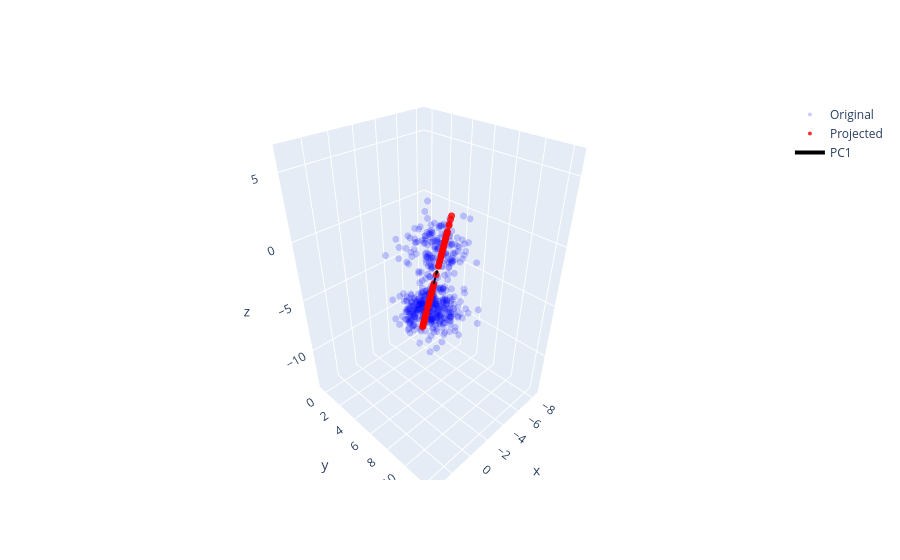

The code cell stored with this chart in its notebook:
### Markdown cell above
To project it down to 1D:

### Code cell
fig = go.Figure()

fig.add_trace(go.Scatter3d(
    x=X[:, 0], y=X[:, 1], z=X[:, 2],
    mode='markers',
    marker=dict(size=4, opacity=0.2, color='blue'),
    name='Original'
))

fig.add_trace(go.Scatter3d(
    x=X_projected1[:, 0], y=X_projected1[:, 1], z=X_projected1[:, 2],
    mode='markers',
    marker=dict(size=4, opacity=0.8, color='red'),
    name='Projected'
))

for i, vec in enumerate(pca1.components_):
    fig.add_trace(go.Scatter3d(
        x=[pca1.mean_[0], pca1.mean_[0] + vec[0]*5],
        y=[pca1.mean_[1], pca1.mean_[1] + vec[1]*5],
        z=[pca1.mean_[2], pca1.mean_[2] + vec[2]*5],
        mode='lines+markers',
        marker=dict(size=2, color='black'),
        line=dict(width=4),
        name=f'PC{i+1}'
    ))

fig.show()

### Figure 1 — Plotly figure (JSON) as saved in the notebook; plotly's stock layout.template omitted (floating-point values rounded to 4 significant figures; data arrays with more than 128 entries replaced by an {"elided": "..."} marker saying what was removed)
{"data": [{"marker": {"color": "blue", "opacity": 0.2, "size": 4}, "mode": "markers", "name": "Original", "type": "scatter3d", "x": {"elided": "500 float values"}, "y": {"elided": "500 float values"}, "z": {"elided": "500 float values"}}, {"marker": {"color": "red", "opacity": 0.8, "size": 4}, "mode": "markers", "name": "Projected", "type": "scatter3d", "x": {"elided": "200 float values"}, "y": {"elided": "200 float values"}, "z": {"elided": "200 float values"}}, {"line": {"width": 4}, "marker": {"color": "black", "size": 2}, "mode": "lines+markers", "name": "PC1", "type": "scatter3d", "x": [-2.691, -0.7245], "y": [6.007, 8.428], "z": [-4.176, -0.2674]}], "layout": {}}
